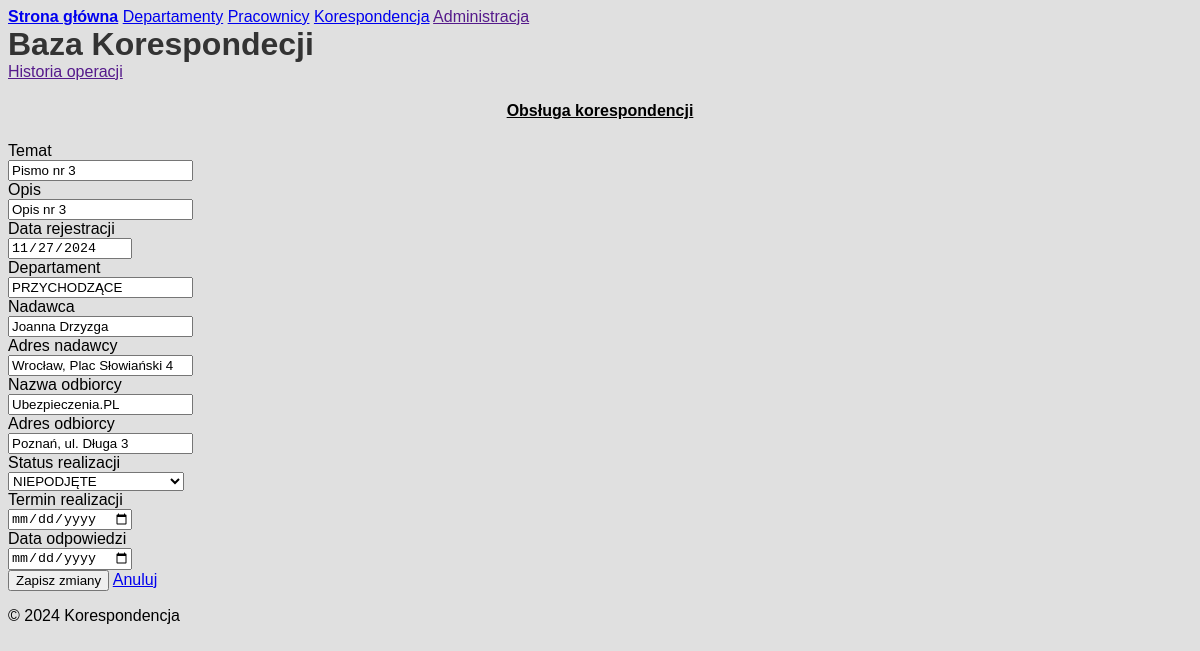
The page /edit_correspondence/3 on the database its author committed.
### models.py (models this page shows, shortened)
class Correspondence(db.Model):
    __tablename__ = 'correspondence'
    corID = db.Column(db.Integer, primary_key=True)
    corSubject = db.Column(db.String(100), nullable=False, unique=False)
    corContent = db.Column(db.String(255), nullable=False, unique=False)
    corDate = db.Column(db.Date, nullable=False)
    corType = db.Column(db.Integer, nullable=False)
    corSenderName = db.Column(db.String(100), nullable=False)
    corSenderAddress = db.Column(db.String(255), nullable=False)
    corRecipientName = db.Column(db.String(100), nullable=False)
    corRecipientAddress = db.Column(db.String(255), nullable=False)
    depID = db.Column(db.Integer, db.ForeignKey("departament.depID"), nullable=True)
    empID = db.Column(db.Integer, db.ForeignKey("employee.empID"), nullable=True)
    attachments = db.relationship("Attachment", backref="correspondence", lazy=True)
    corStatus = db.Column(db.String(50), nullable=True)
    corDeadline = db.Column(db.Date, nullable=True)
    corComplited = db.Column(db.Date, nullable=True)

### app.py (the view, shortened to what this page needs)
@app.route('/edit_correspondence/<int:corID>', methods=['GET', 'POST'])
def edit_correspondence(corID):
    record = Correspondence.query.get_or_404(corID)
    return render_template('edit_correspondence.html', record=record)

### templates/edit_correspondence.html (shortened to what this page needs)
{% extends 'base.html' %}
{% block content %}
<div class="container" xmlns="http://www.w3.org/1999/html">
    <div class="columns">
        <div class="column col-12">
            <div class="text-center">
                <h4><u>Obsługa korespondencji</u></h4>
            </div>
        </div>
        <div class="column col-6">
            <form class="form-horizontal" method="post">
                <div class="form-group">
                    <div class="col-2">
                        <label class="form-label" for="corSubject">Temat</label>
                    </div>
                    <div class="col-10">
                        <input class="form-input" type="text" id="corSubject" name="corSubject" value="{{ record.corSubject }}" readonly>
                    </div>
                    <div class="col-2">
                        <label class="form-label" for="corContent">Opis</label>
                    </div>
                    <div class="col-10">
                        <input class="form-input" type="text" id="corContent" name="corContent" value="{{ record.corContent }}" readonly>
                    </div>
                    <div class="col-2">
                        <label class="form-label" for="corDate">Data rejestracji</label>
                    </div>
                    <div class="col-10">
                        <input class="form-input" type="date" id="corDate" name="corDate" value="{{ record.corDate }}" readonly>
                    </div>
                    <div class="col-2">
                        <label class="form-label" for="corType">Departament</label>
                    </div>
                    <div class="col-10">
                          <input class="form-input" type="text" id="corType" name="corType" value="{{ record.corType }}" readonly>
                    </div>
                     <div class="col-2">
                        <label class="form-label" for="corSenderName">Nadawca</label>
                    </div>
                    <div class="col-10">
                        <input class="form-input" type="text" id="corSenderName" name="corSenderName" value="{{ record.corSenderName }}" readonly>
                    </div>
                    <div class="col-2">
                        <label class="form-label" for="corSenderAddress">Adres nadawcy</label>
                    </div>
                    <div class="col-10">
                        <input class="form-input" type="text" id="corSenderAddress" name="corSenderAddress" value="{{ record.corSenderAddress }}" readonly>
                    </div>
                    <div class="col-2">
                        <label class="form-label" for="corRecipientName">Nazwa odbiorcy</label>
                    </div>
                    <div class="col-10">
                        <input class="form-input" type="text" id="corRecipientName" name="corRecipientName" value="{{ record.corRecipientName }}" readonly>
                    </div>
                    <div class="col-2">
                        <label class="form-label" for="corRecipientAddress">Adres odbiorcy</label>
                    </div>
                    <div class="col-10">
                        <input class="form-input" type="text" id="corRecipientAddress" name="corRecipientAddress" value="{{ record.corRecipientAddress }}" readonly>
                    </div>
                    <div class="col-2">
                        <label class="form-label" for="corStatus">Status realizacji</label>
                    </div>
                    <div class="col-10">
                          <select class="form-select" id="corStatus" name="corStatus">
                            <option value="NIEPODJĘTE" {% if record.corStatus == "NIEPODJĘTE" %}selected{% endif %}>NIEPODJĘTE</option>
                          </select>
                    </div>
                    <div class="col-2">
                        <label class="form-label" for="corDeadline">Termin realizacji</label>
                    </div>
                    <div class="col-10">
                        <input class="form-input" type="date" id="corDeadline" name="corDeadline" value="{{ record.corDeadline or '' }}">
                    </div>
                    <div class="col-2">
                        <label class="form-label" for="corComplited">Data odpowiedzi</label>
                    </div>
                    <div class="col-10">
                        <input class="form-input" type="date" id="corComplited" name="corComplited" value="{{ record.corComplited or '' }}">
                    </div>
                    <div class="col-6">
                        <button class="btn btn-primary" type="submit">Zapisz zmiany</button>
                        <a href="{{ url_for('cor_records') }}" class="btn btn">Anuluj</a>
                    </div>
                </div>
            </form>
        </div>
    </div>
</div>
{% endblock %}

### templates/base.html (style rules this page uses)
body { background-color: #e0e0e0; font-family: 'Helvetica'; }
h4, th, td { text-align: center; }

### rows shown on the page
Correspondence: corSubject "Pismo nr 3", corContent "Opis nr 3", corDate "11/27/2024", corType "PRZYCHODZĄCE", corSenderName "Joanna Drzyzga", corSenderAddress "Wrocław, Plac Słowiański 4", corRecipientName "Ubezpieczenia.PL", corRecipientAddress "Poznań, ul. Długa 3"
